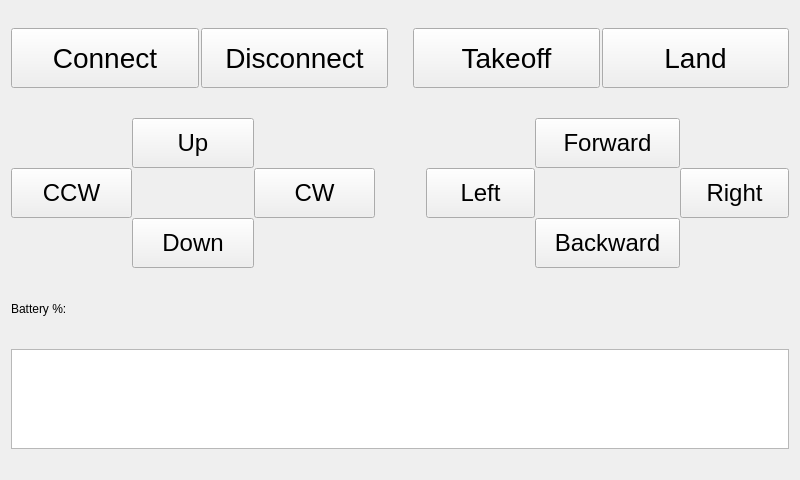
<?xml version="1.0" encoding="UTF-8"?>
<ui version="4.0">
 <class>TelloWidget</class>
 <widget class="QWidget" name="TelloWidget">
  <property name="geometry">
   <rect>
    <x>0</x>
    <y>0</y>
    <width>800</width>
    <height>480</height>
   </rect>
  </property>
  <property name="windowTitle">
   <string>Create 3</string>
  </property>
  <layout class="QVBoxLayout" name="verticalLayout">
   <item>
    <layout class="QHBoxLayout" name="topHorizontal" stretch="0,0">
     <property name="spacing">
      <number>25</number>
     </property>
     <property name="topMargin">
      <number>0</number>
     </property>
     <property name="bottomMargin">
      <number>0</number>
     </property>
     <item>
      <layout class="QHBoxLayout" name="connectDisconnectHorizontal">
       <property name="spacing">
        <number>2</number>
       </property>
       <property name="leftMargin">
        <number>0</number>
       </property>
       <property name="topMargin">
        <number>0</number>
       </property>
       <property name="bottomMargin">
        <number>0</number>
       </property>
       <item>
        <widget class="QPushButton" name="TelloConnect">
         <property name="enabled">
          <bool>true</bool>
         </property>
         <property name="sizePolicy">
          <sizepolicy hsizetype="Minimum" vsizetype="Fixed">
           <horstretch>0</horstretch>
           <verstretch>0</verstretch>
          </sizepolicy>
         </property>
         <property name="minimumSize">
          <size>
           <width>1</width>
           <height>60</height>
          </size>
         </property>
         <property name="maximumSize">
          <size>
           <width>16777215</width>
           <height>16777215</height>
          </size>
         </property>
         <property name="font">
          <font>
           <pointsize>21</pointsize>
          </font>
         </property>
         <property name="text">
          <string>Connect</string>
         </property>
        </widget>
       </item>
       <item>
        <widget class="QPushButton" name="TelloDisconnect">
         <property name="enabled">
          <bool>true</bool>
         </property>
         <property name="sizePolicy">
          <sizepolicy hsizetype="Minimum" vsizetype="Fixed">
           <horstretch>0</horstretch>
           <verstretch>0</verstretch>
          </sizepolicy>
         </property>
         <property name="minimumSize">
          <size>
           <width>1</width>
           <height>60</height>
          </size>
         </property>
         <property name="maximumSize">
          <size>
           <width>16777215</width>
           <height>16777215</height>
          </size>
         </property>
         <property name="font">
          <font>
           <pointsize>21</pointsize>
          </font>
         </property>
         <property name="text">
          <string>Disconnect</string>
         </property>
        </widget>
       </item>
      </layout>
     </item>
     <item>
      <layout class="QHBoxLayout" name="takeoffLandHorizontal" stretch="0,0">
       <property name="spacing">
        <number>2</number>
       </property>
       <property name="topMargin">
        <number>0</number>
       </property>
       <item>
        <widget class="QPushButton" name="takeoffButton">
         <property name="minimumSize">
          <size>
           <width>0</width>
           <height>60</height>
          </size>
         </property>
         <property name="font">
          <font>
           <pointsize>21</pointsize>
          </font>
         </property>
         <property name="text">
          <string>Takeoff</string>
         </property>
        </widget>
       </item>
       <item>
        <widget class="QPushButton" name="landButton">
         <property name="minimumSize">
          <size>
           <width>0</width>
           <height>60</height>
          </size>
         </property>
         <property name="font">
          <font>
           <pointsize>21</pointsize>
          </font>
         </property>
         <property name="text">
          <string>Land</string>
         </property>
        </widget>
       </item>
      </layout>
     </item>
    </layout>
   </item>
   <item>
    <layout class="QHBoxLayout" name="telloControls">
     <property name="spacing">
      <number>51</number>
     </property>
     <property name="topMargin">
      <number>7</number>
     </property>
     <property name="bottomMargin">
      <number>0</number>
     </property>
     <item>
      <layout class="QGridLayout" name="leftGrid">
       <property name="spacing">
        <number>0</number>
       </property>
       <item row="3" column="1">
        <widget class="QPushButton" name="downButton">
         <property name="minimumSize">
          <size>
           <width>0</width>
           <height>50</height>
          </size>
         </property>
         <property name="font">
          <font>
           <pointsize>18</pointsize>
          </font>
         </property>
         <property name="text">
          <string>Down</string>
         </property>
        </widget>
       </item>
       <item row="2" column="0">
        <widget class="QPushButton" name="CCWButton">
         <property name="minimumSize">
          <size>
           <width>0</width>
           <height>50</height>
          </size>
         </property>
         <property name="font">
          <font>
           <pointsize>18</pointsize>
          </font>
         </property>
         <property name="text">
          <string>CCW</string>
         </property>
         <property name="iconSize">
          <size>
           <width>16</width>
           <height>30</height>
          </size>
         </property>
        </widget>
       </item>
       <item row="2" column="2">
        <widget class="QPushButton" name="CWButton">
         <property name="minimumSize">
          <size>
           <width>0</width>
           <height>50</height>
          </size>
         </property>
         <property name="font">
          <font>
           <pointsize>18</pointsize>
          </font>
         </property>
         <property name="text">
          <string>CW</string>
         </property>
        </widget>
       </item>
       <item row="0" column="1">
        <widget class="QPushButton" name="upButton">
         <property name="minimumSize">
          <size>
           <width>0</width>
           <height>50</height>
          </size>
         </property>
         <property name="font">
          <font>
           <pointsize>18</pointsize>
          </font>
         </property>
         <property name="text">
          <string>Up</string>
         </property>
        </widget>
       </item>
      </layout>
     </item>
     <item>
      <layout class="QGridLayout" name="rightGrid">
       <property name="spacing">
        <number>0</number>
       </property>
       <item row="1" column="2">
        <widget class="QPushButton" name="rightButton">
         <property name="minimumSize">
          <size>
           <width>0</width>
           <height>50</height>
          </size>
         </property>
         <property name="font">
          <font>
           <pointsize>18</pointsize>
          </font>
         </property>
         <property name="text">
          <string>Right</string>
         </property>
        </widget>
       </item>
       <item row="1" column="0">
        <widget class="QPushButton" name="leftButton">
         <property name="minimumSize">
          <size>
           <width>0</width>
           <height>50</height>
          </size>
         </property>
         <property name="font">
          <font>
           <pointsize>18</pointsize>
          </font>
         </property>
         <property name="text">
          <string>Left</string>
         </property>
        </widget>
       </item>
       <item row="0" column="1">
        <widget class="QPushButton" name="pushButton">
         <property name="minimumSize">
          <size>
           <width>0</width>
           <height>50</height>
          </size>
         </property>
         <property name="font">
          <font>
           <pointsize>18</pointsize>
          </font>
         </property>
         <property name="text">
          <string>Forward</string>
         </property>
        </widget>
       </item>
       <item row="2" column="1">
        <widget class="QPushButton" name="backButton">
         <property name="minimumSize">
          <size>
           <width>145</width>
           <height>50</height>
          </size>
         </property>
         <property name="font">
          <font>
           <pointsize>18</pointsize>
          </font>
         </property>
         <property name="text">
          <string>Backward</string>
         </property>
        </widget>
       </item>
      </layout>
     </item>
    </layout>
   </item>
   <item>
    <layout class="QHBoxLayout" name="telloBatteryHorizontal">
     <property name="spacing">
      <number>6</number>
     </property>
     <property name="topMargin">
      <number>0</number>
     </property>
     <property name="bottomMargin">
      <number>0</number>
     </property>
     <item>
      <widget class="QLabel" name="telloBatteryPercentLabel">
       <property name="maximumSize">
        <size>
         <width>16777215</width>
         <height>35</height>
        </size>
       </property>
       <property name="text">
        <string>Battery %: </string>
       </property>
      </widget>
     </item>
     <item>
      <widget class="QLabel" name="telloBatteryLabel">
       <property name="maximumSize">
        <size>
         <width>16777215</width>
         <height>35</height>
        </size>
       </property>
       <property name="text">
        <string/>
       </property>
      </widget>
     </item>
    </layout>
   </item>
   <item>
    <widget class="ConsoleWidget" name="outputConsole">
     <property name="sizePolicy">
      <sizepolicy hsizetype="Expanding" vsizetype="Preferred">
       <horstretch>0</horstretch>
       <verstretch>0</verstretch>
      </sizepolicy>
     </property>
     <property name="maximumSize">
      <size>
       <width>16777215</width>
       <height>100</height>
      </size>
     </property>
     <property name="baseSize">
      <size>
       <width>0</width>
       <height>1000</height>
      </size>
     </property>
     <property name="font">
      <font>
       <family>Courier New</family>
       <pointsize>22</pointsize>
       <italic>true</italic>
      </font>
     </property>
     <property name="undoRedoEnabled">
      <bool>false</bool>
     </property>
     <property name="readOnly">
      <bool>true</bool>
     </property>
     <property name="acceptRichText">
      <bool>false</bool>
     </property>
    </widget>
   </item>
  </layout>
 </widget>
 <customwidgets>
  <customwidget>
   <class>ConsoleWidget</class>
   <extends>QTextEdit</extends>
   <header>ConsoleWidget.h</header>
  </customwidget>
 </customwidgets>
 <resources/>
 <connections/>
</ui>
